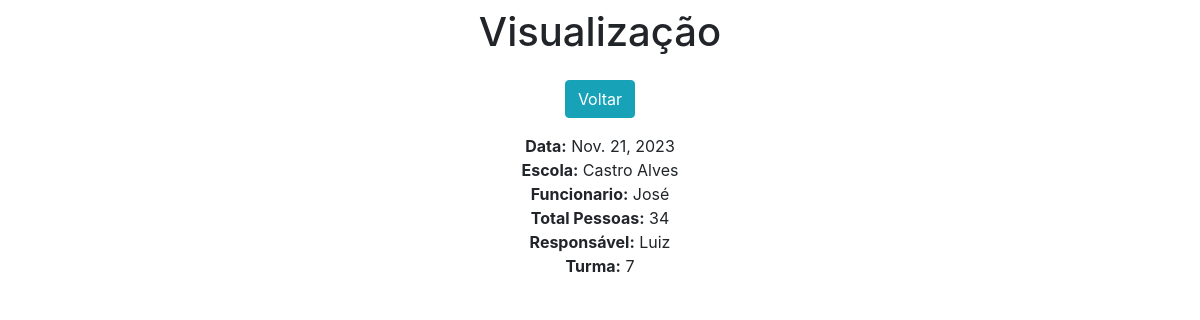
Screenshot of /view/22/ with the database file from the repository.
### cadastro/models.py (models this page shows, shortened)
class AgendaVisita(models.Model):
    data_visita = models.DateField()
    nome_escola = models.ForeignKey('cadastro.Escola', verbose_name='Escola', on_delete=models.CASCADE)
    nome_funcionario = models.ForeignKey('cadastro.Funcionario', verbose_name='Funcionário', on_delete=models.CASCADE)
    qtd_pessoas = models.IntegerField()
    responsavel_agendamento = models.CharField('Responsável', max_length=100)
    turma = models.CharField('Turma', max_length=45)

class Escola(models.Model):
    nome_escola = models.CharField('Escola', max_length=100)
    telefone_escola = models.CharField('Telefone', max_length=9)
    nome_responsavel = models.CharField('Responsavel', max_length=50)
    def __str__(self):
        return self.nome_escola

class Funcionario(models.Model):
    nome_funcionario = models.CharField('Nome', max_length=100)
    cpf = models.CharField('Nome', max_length=14)
    data_nasc = models.DateField()
    def __str__(self):
        return self.nome_funcionario

### cadastro/views.py (the view)
# urls.py: path('view/<int:pk>/', views.view, name='view'),
def view(request, pk):
    data = {}
    data['db'] = AgendaVisita.objects.get(pk=pk)
    return render(request, 'view.html', data)

### cadastro/templates/view.html (shortened to what this page needs)
<!DOCTYPE html>
<html lang="pt-br">
<head>
    <link rel="stylesheet" href="https://stackpath.bootstrapcdn.com/bootstrap/4.1.3/css/bootstrap.min.css">
</head>
<body>
    <div class="col-8 m-auto pt-2 pb-2 text-center">
        <h1> Visualização </h1>
    </div>
    <div class="col-8 m-auto pt-2 pb-2 text-center">
        <a href="/cadastrovisitas" class="btn btn-info"> Voltar </a>
    </div>
    <div class="col-8 m-auto pt-2 pb-2 text-center">
        <strong>Data:</strong> {{db.data_visita}} <br>
        <strong>Escola:</strong> {{db.nome_escola}} <br>
        <strong>Funcionario:</strong> {{db.nome_funcionario}} <br>
        <strong>Total Pessoas:</strong> {{db.qtd_pessoas}} <br>
        <strong>Responsável:</strong> {{db.responsavel_agendamento}} <br>
        <strong>Turma:</strong> {{db.turma}} <br>
    </div>
</body>
</html>

### rows the page displays
AgendaVisita: data_visita "Nov. 21, 2023", nome_escola "Castro Alves", nome_funcionario "José", qtd_pessoas "34", responsavel_agendamento "Luiz", turma "7"
